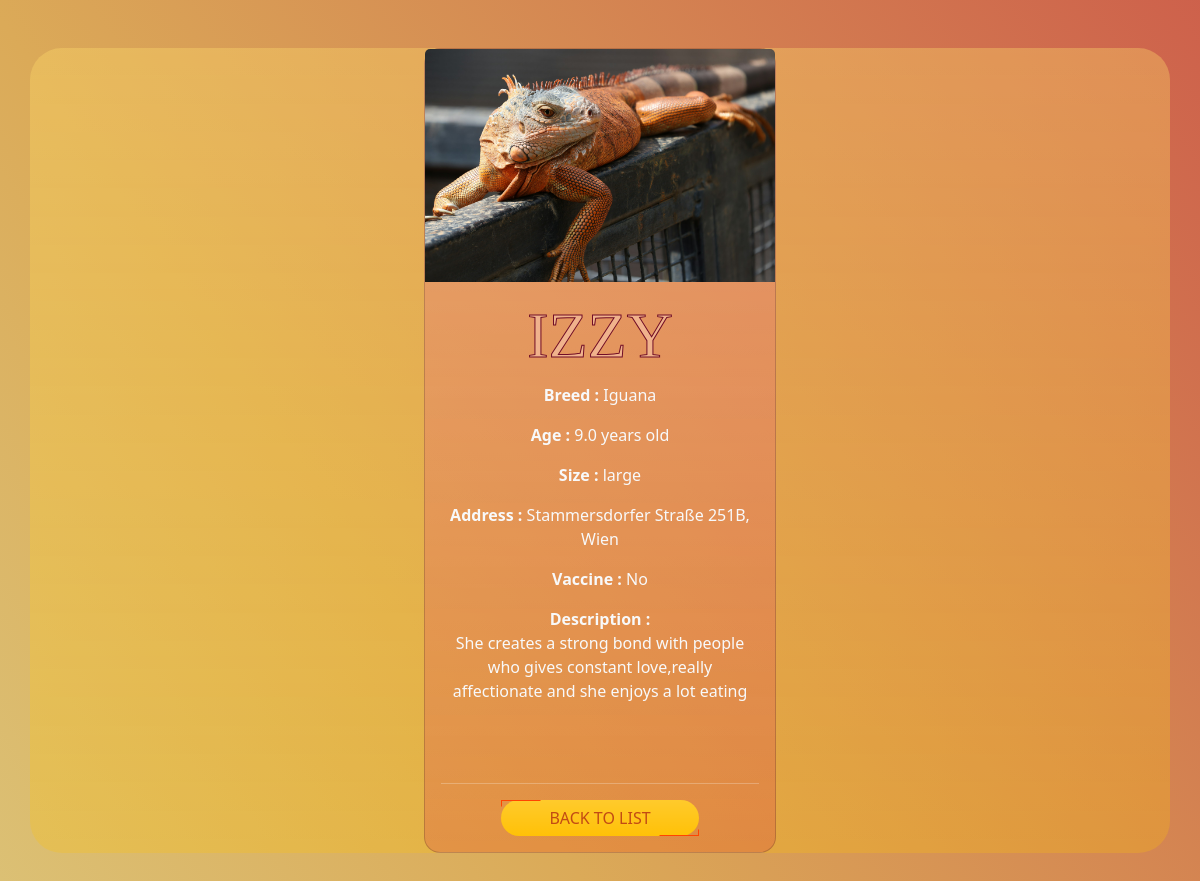
/admin/detailsAdm.php?id=4 (signed in), run on the app's committed database.
### tables this page shows
CREATE TABLE `animals` (
  `animalId` int(11) NOT NULL,
  `name` varchar(100) NOT NULL,
  `breed` varchar(50) NOT NULL,
  `image` varchar(255) DEFAULT NULL,
  `address_anim` varchar(100) NOT NULL,
  `description` text DEFAULT NULL,
  `size` varchar(10) NOT NULL,
  `age` decimal(2,1) DEFAULT NULL,
  `vaccinated` varchar(10) NOT NULL,
  `status_anim` varchar(15) NOT NULL
);

### admin/detailsAdm.php (the view, shortened to what this page needs)
<?php
require_once "../components/db_connect.php";
$id = $_GET['id'];
$sql = "SELECT * FROM `animals` WHERE animalId = {$id}";
$result = mysqli_query($connect, $sql);
$layout = '';
if (mysqli_num_rows($result) > 0) {
    $row = mysqli_fetch_assoc($result);
    $layout = "
    <div class ='text-center d-flex align-items-center my-5 px-5'>
        <div class='card mx-auto rounded-4 bg-danger bg-opacity-25 bg-gradient text-light' style='width: 22rem; height:auto'>
            <img src='../img/{$row['image']}' class='card-img-top' alt='image of {$row['name']}'>
            <div class='card-body'>
                <h5 class='card-title display-3'>{$row['name']}</h5>
                <p class='card-text'><strong>Breed : </strong>{$row['breed']}</p>
                 <p class='card-text'> <strong>Age :</strong> {$row['age']} years old</p>
                  <p class='card-text'><strong>Size : </strong>{$row['size']}</p>
                <p class='card-text'><strong>Address :</strong> {$row['address_anim']}</p>
                  <p class='card-text'><strong>Vaccine :</strong> {$row['vaccinated']}</p>
                <p class='card-text'><strong>Description :<br></strong> {$row['description']}</p>
                <br>
                <br>
                <hr>
                <div class = 'd-flex justify-content-around  text-center'>
                <br>
                <a href='dashboard.php' class='btn btn-warning bg-gradient border-danger rounded-5 border-3 px-5 mx-auto'>Back to list</a>
                 </div>
            </div>
        </div>
    </div>";
} else {
    echo "Dish n°{$id} not found.";
}
?>
<!DOCTYPE html>
<html lang="en">
<head>
    <link href="https://cdn.jsdelivr.net/npm/bootstrap@5.3.3/dist/css/bootstrap.min.css" rel="stylesheet">
    <link rel="stylesheet" href="/style.css">
</head>
<body>
    <div class="container mx-auto bg-warning bg-gradient bg-opacity-25 rounded-5" id="contDet">
        <?= $layout ?>
    </div>
</body>
</html>

### style.css (style rules this page uses)
* { margin: 0; padding: 0; }
h5 { font-family: 'Mocha'; color: #f0b28c !important; -webkit-text-stroke: #700d26 1px !important; text-transform: uppercase; font-size: 2rem; }
.btn { position: relative; color: #c24b14; border: none; text-transform: uppercase; z-index: 2; }
.btn:before, .btn:after { position: absolute; content: ""; width: 20%; height: 20%; border: 1px solid; z-index: -1; transition: all 0.3s ease; }
.btn:before { top: 0; left: 0; border-bottom-color: transparent; border-right-color: transparent; border-top-color: orangered; border-left-color: orangered; }
.btn:after { bottom: 0; right: 0; border-top-color: transparent; border-left-color: transparent; border-bottom-color: orangered; border-right-color: orangered; }
.card { height: 40rem; object-fit: co; }

### data on the page
animals: image (picture), name "IZZY", breed "Iguana", age "9.0", size "large", address_anim "Stammersdorfer Straße 251B, Wien", vaccinated "No", description "She creates a strong bond with people who gives constant love,really affectionate and she enjoys a lot eating"
